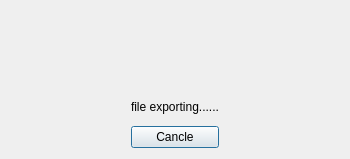
<?xml version="1.0" encoding="UTF-8"?>
<ui version="4.0">
 <class>ExportCurveDialog</class>
 <widget class="QDialog" name="ExportCurveDialog">
  <property name="geometry">
   <rect>
    <x>0</x>
    <y>0</y>
    <width>350</width>
    <height>159</height>
   </rect>
  </property>
  <property name="minimumSize">
   <size>
    <width>0</width>
    <height>0</height>
   </size>
  </property>
  <property name="maximumSize">
   <size>
    <width>16777215</width>
    <height>16777215</height>
   </size>
  </property>
  <property name="windowTitle">
   <string>Export File</string>
  </property>
  <layout class="QHBoxLayout" name="horizontalLayout">
   <item>
    <spacer name="horizontalSpacer">
     <property name="orientation">
      <enum>Qt::Horizontal</enum>
     </property>
     <property name="sizeHint" stdset="0">
      <size>
       <width>96</width>
       <height>20</height>
      </size>
     </property>
    </spacer>
   </item>
   <item>
    <layout class="QVBoxLayout" name="verticalLayout" stretch="6,2,2">
     <item>
      <widget class="QLabel" name="label_gif">
       <property name="minimumSize">
        <size>
         <width>0</width>
         <height>0</height>
        </size>
       </property>
       <property name="maximumSize">
        <size>
         <width>16777215</width>
         <height>16777215</height>
        </size>
       </property>
       <property name="text">
        <string/>
       </property>
      </widget>
     </item>
     <item>
      <widget class="QLabel" name="label_text">
       <property name="text">
        <string>file exporting......</string>
       </property>
      </widget>
     </item>
     <item>
      <widget class="QPushButton" name="pushButton">
       <property name="text">
        <string>Cancle</string>
       </property>
      </widget>
     </item>
    </layout>
   </item>
   <item>
    <spacer name="horizontalSpacer_2">
     <property name="orientation">
      <enum>Qt::Horizontal</enum>
     </property>
     <property name="sizeHint" stdset="0">
      <size>
       <width>96</width>
       <height>20</height>
      </size>
     </property>
    </spacer>
   </item>
  </layout>
 </widget>
 <resources>
  <include location="resource.qrc"/>
 </resources>
 <connections/>
</ui>
